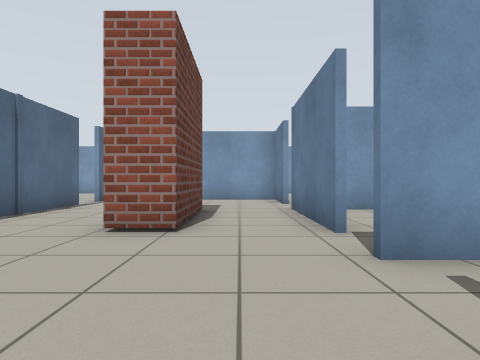
[1] (above)

19 first-person views from a walk through a world built for the Gazebo simulator. The camera is 0.72 m above the floor, looks level and sees 75° across. The lines on the ground mark 1 m squares. The floor is counted in squares, 1 m on a side. Each view is taken from the middle of a square. On the plan, view 1 faces up. The plan holds only what a view shows up to about 10 squares ahead; the rest is blank. Some stock models are drawn as simple stand-ins. Some surface patterns are stand-ins.

[2]
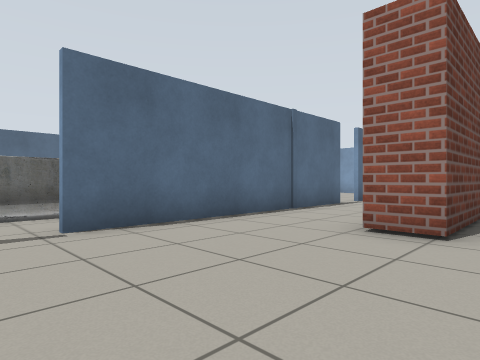

[3]
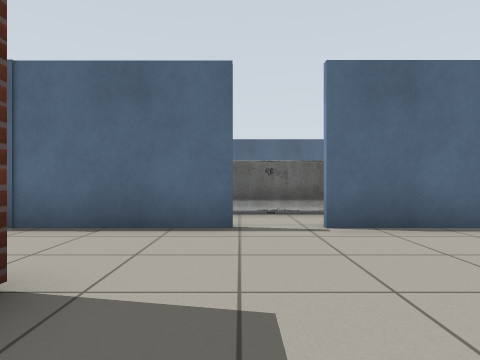

[4]
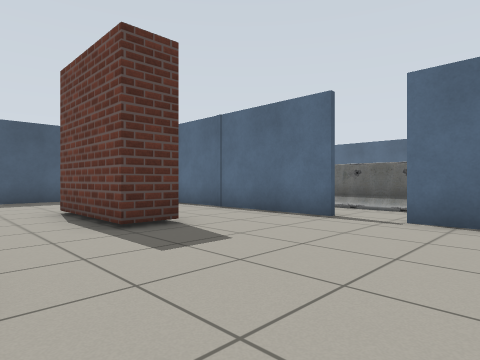

[5]
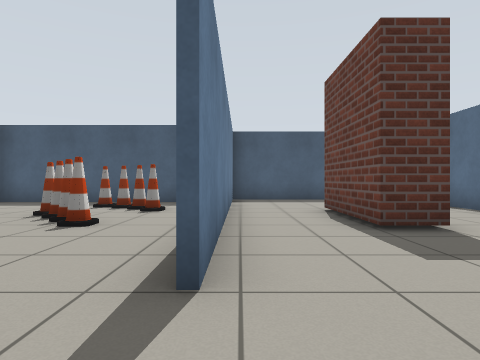

[6]
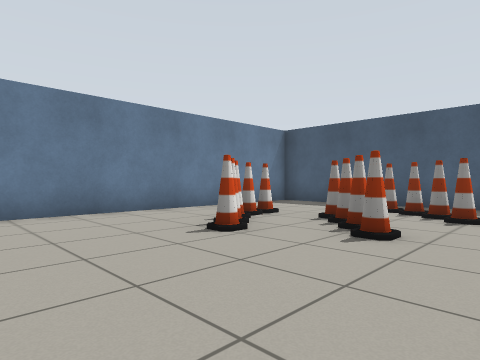

[7]
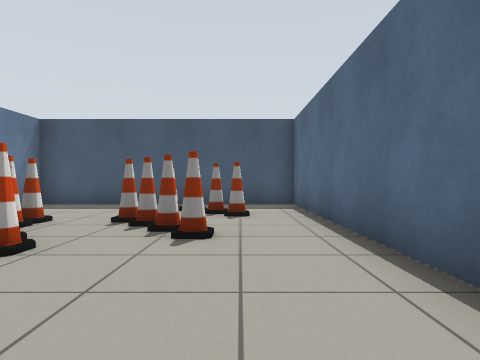

[8]
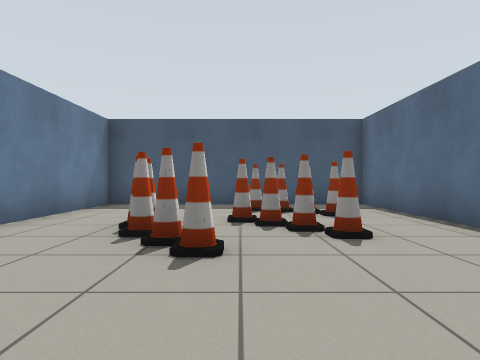

[9]
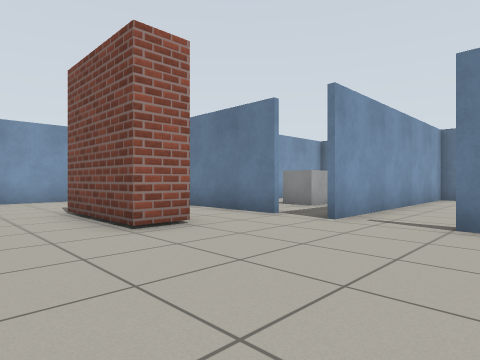

[10]
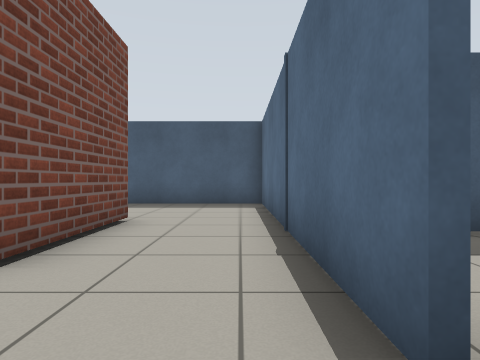

[11]
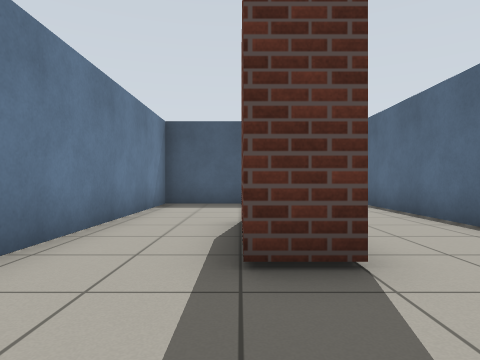

[12]
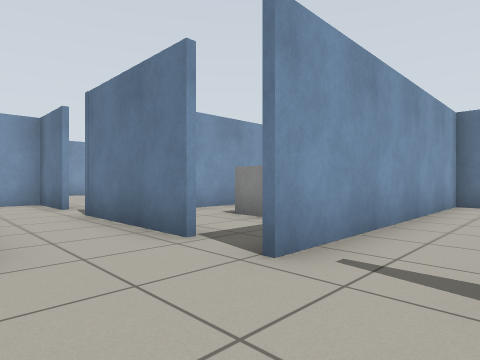

[13]
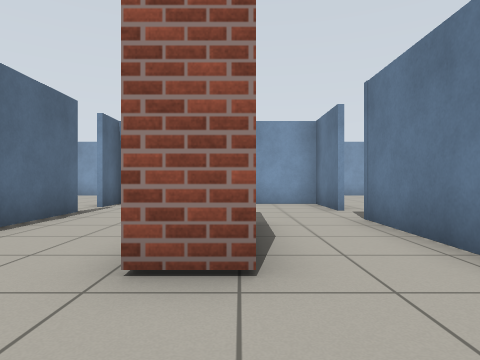

[14]
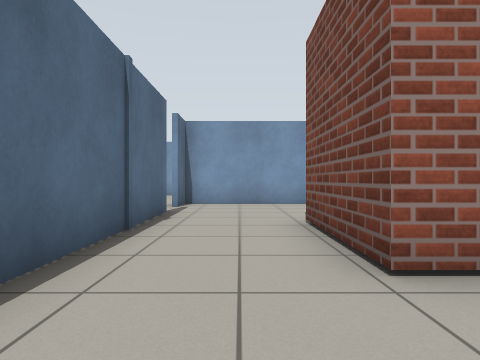

[15]
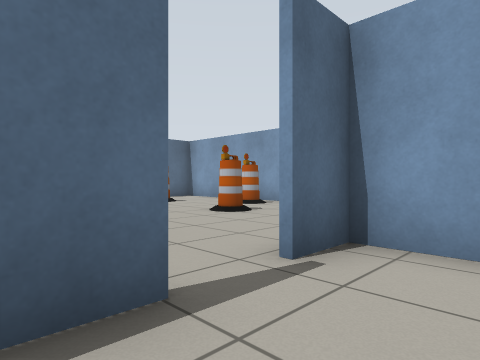

[16]
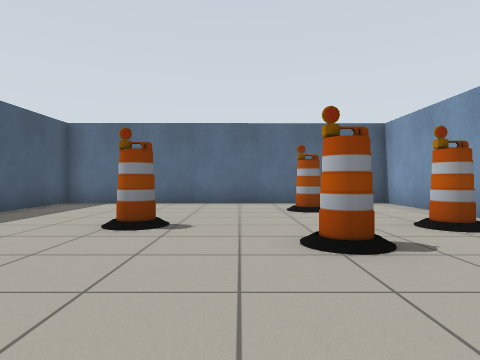

[17]
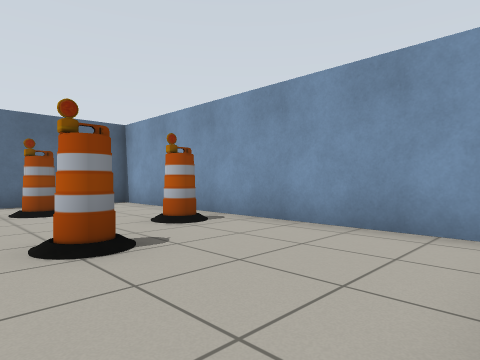

[18]
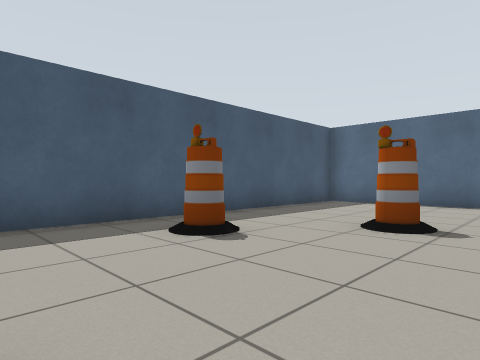

[19]
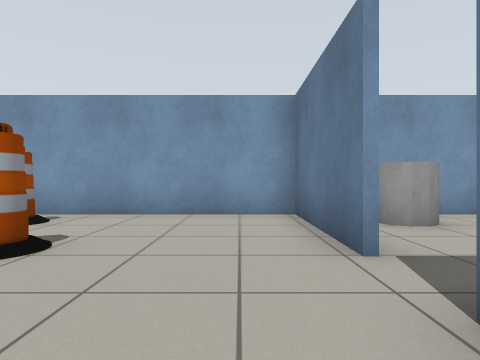

### Floor plan
Points are (right, up) in squares from view 1. A wall is a line through its corners. A room is listed if a view was taken in it or the views show most of it. See-through windows are left out.
Room 1 (views 1, 2, 3, 9, 10, 11, 12, 13, 14, 15)
walls: (-4.7, 0) (-4.7, -8.5) (1.3, -8.5) (1.3, 1); (1.3, 4.1) (1.3, 7.8); (-4.7, 9.1) (-4.7, 1.3); (1.3, 9.3) (1.3, 11.4) (-4.7, 11.4) (-4.7, 10.3)
ways out: opening at (0.7, 2) to room 2; opening at (-4, 10) to room 3; opening at (-5, 0.5); opening at (1, 9)
objects: brick block (-2, -4) to (-1, -2); brick block (-2, 5) to (-1, 7)
Room 2 (views 4, 5, 6, 7, 8)
walls: (1.4, 0) (1.4, -7.1) (8.9, -7.1) (8.9, 2.8) (1.3, 2.8)
ways out: opening at (0.7, 2) to room 1
objects: cone (3, -4); cone (4, -5); cone (4, -3); cone (4, -2); cone (5, -5); cone (5, -3); cone (5, -1); cone (6, -2); cone (7, -3)
Room 3 (views 16, 17, 18, 19)
walls: (-4.8, 12.9) (-4.8, 16.6) (-14.8, 16.6) (-14.8, 6.6) (-5.6, 6.6)
ways out: opening at (-4, 10) to room 1
objects: barrel (-12, 14); barrel (-10, 10); barrel (-10, 15); barrel (-9, 13) to (-8, 13); barrel (-8, 8)

Where each view was taken, in squares from view 1:
view 1: 0 up, 0 right, facing up
view 2: 0 up, 0 right, facing up-left
view 3: 0 up, 0 right, facing left
view 4: 3 up, 1 right, facing down-left
view 5: 3 up, 1 right, facing down
view 6: 2 up, 2 right, facing down-right
view 7: 2 up, 3 right, facing down
view 8: 2 up, 5 right, facing down
view 9: 0 up, 4 left, facing up-right
view 10: 1 up, 4 left, facing down
view 11: 1 up, 1 left, facing down
view 12: 1 up, 1 left, facing up-right
view 13: 2 up, 1 left, facing up
view 14: 2 up, 3 left, facing up
view 15: 8 up, 3 left, facing up-left
view 16: 12 up, 5 left, facing left
view 17: 12 up, 5 left, facing up-left
view 18: 12 up, 5 left, facing down-left
view 19: 10 up, 6 left, facing up
